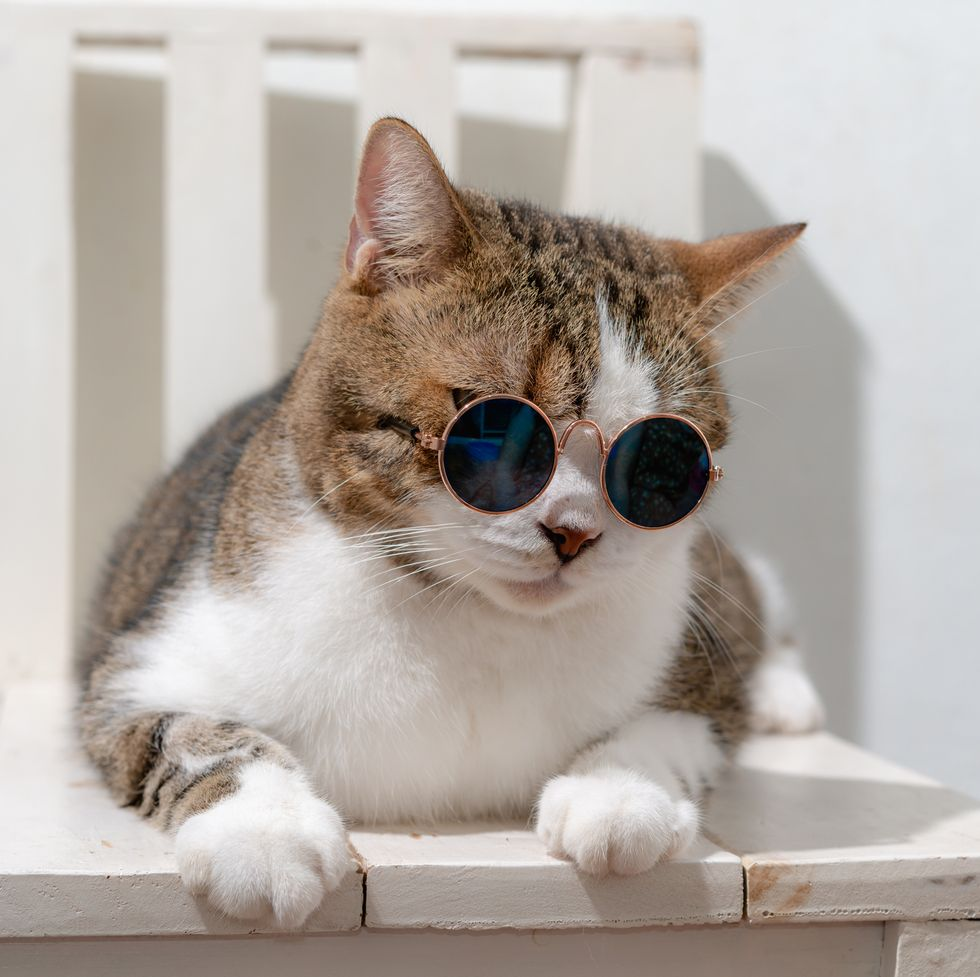
#> input picture prevLabs/cat.jpg, 980 x 977 px, found by its file name
$ jupyter execute E19CSE319_Lab5.ipynb
#> lines starting #> are read from the running program, lines starting #| are printed output that depends on the picture
# Lab 5
## Aryan Rajoria E19CSE319

[cell 1]
import cv2 as cv
import numpy as np
import matplotlib.pyplot as plt

[cell 2]
img_c = cv.imread('./cat.jpg')
#> img_c is the input picture: shape (977, 980, 3); mean B, G, R 163.4, 170.2, 178.8

[cell 3]
img = cv.cvtColor(img_c, cv.COLOR_BGR2GRAY)

[cell 4]
def showimg(img):
    plt.imshow(img, "gray")
showimg(img)

[cell 5]
kernel = np.ones((5,5), np.uint8)

# Morphological Operations
    1. Erosion
    2. Dilation

[cell 6]
img_erosion = cv.erode(img, kernel, iterations=1)
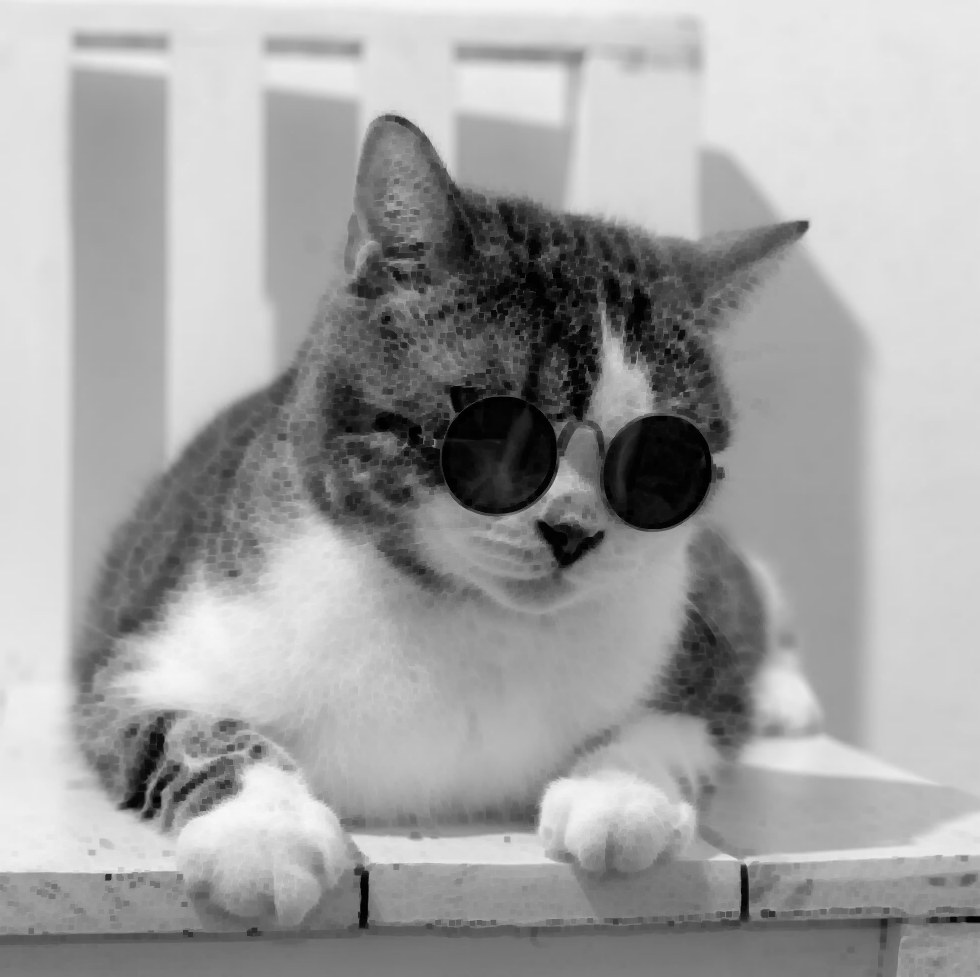
#> img_erosion: shape (977, 980); min 0, max 247, mean 162.8
img_dilation = cv.dilate(img, kernel, iterations=1)

[cell 7]
showimg(img_erosion)

[cell 8]
showimg(img_dilation)

# Morphological Operations on Noisy image
    1. Opening
    2. Closing
    3. Morphological Gradient
    4. Black Hat
    5. Top Hat

[cell 9]
img[200:300, 200:300] = 0
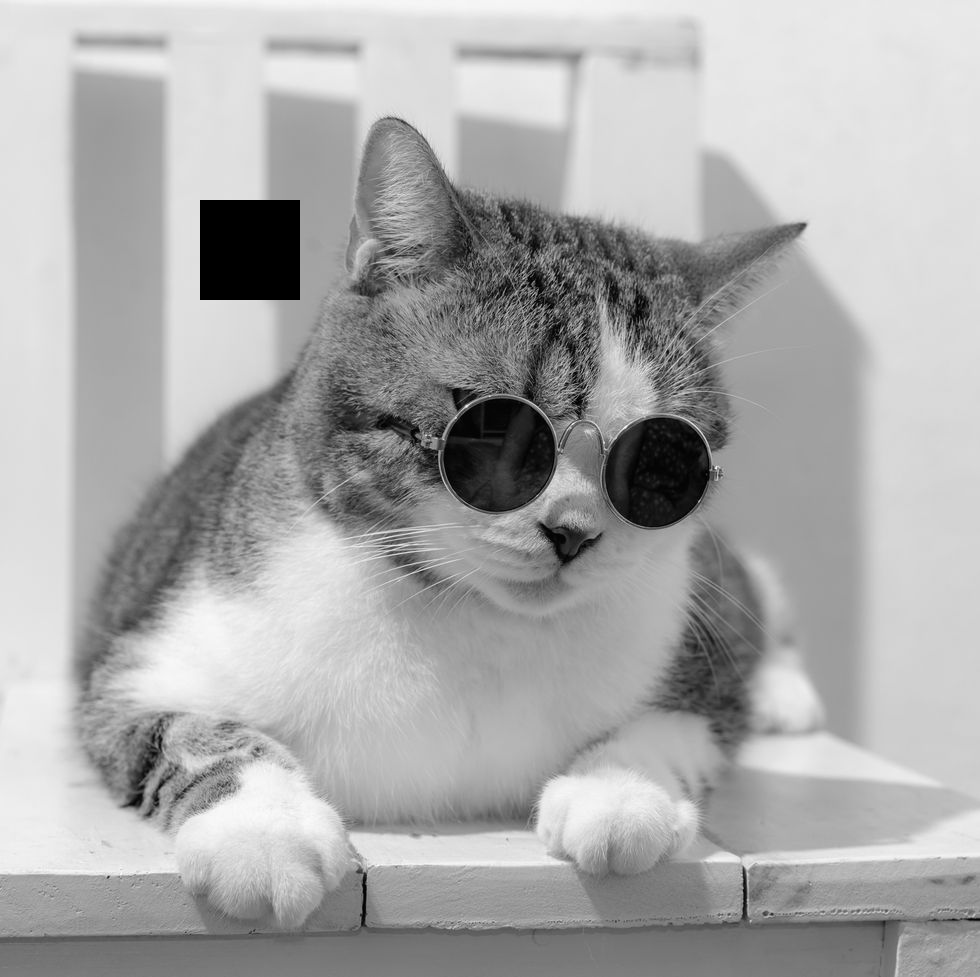
#> img: shape (977, 980); min 0, max 253, mean 169.9

[cell 10]
showimg(img)

[cell 11]
kernel = cv.getStructuringElement(cv.MORPH_RECT, (5,5))
opening = cv.morphologyEx(img, cv.MORPH_OPEN, kernel)
showimg(opening)

[cell 12]
kernel = cv.getStructuringElement(cv.MORPH_RECT, (5,5))
closing = cv.morphologyEx(img, cv.MORPH_OPEN, kernel)
showimg(closing)

[cell 13]
kernel = cv.getStructuringElement(cv.MORPH_RECT, (5,5))
gradient = cv.morphologyEx(img, cv.MORPH_GRADIENT, kernel)
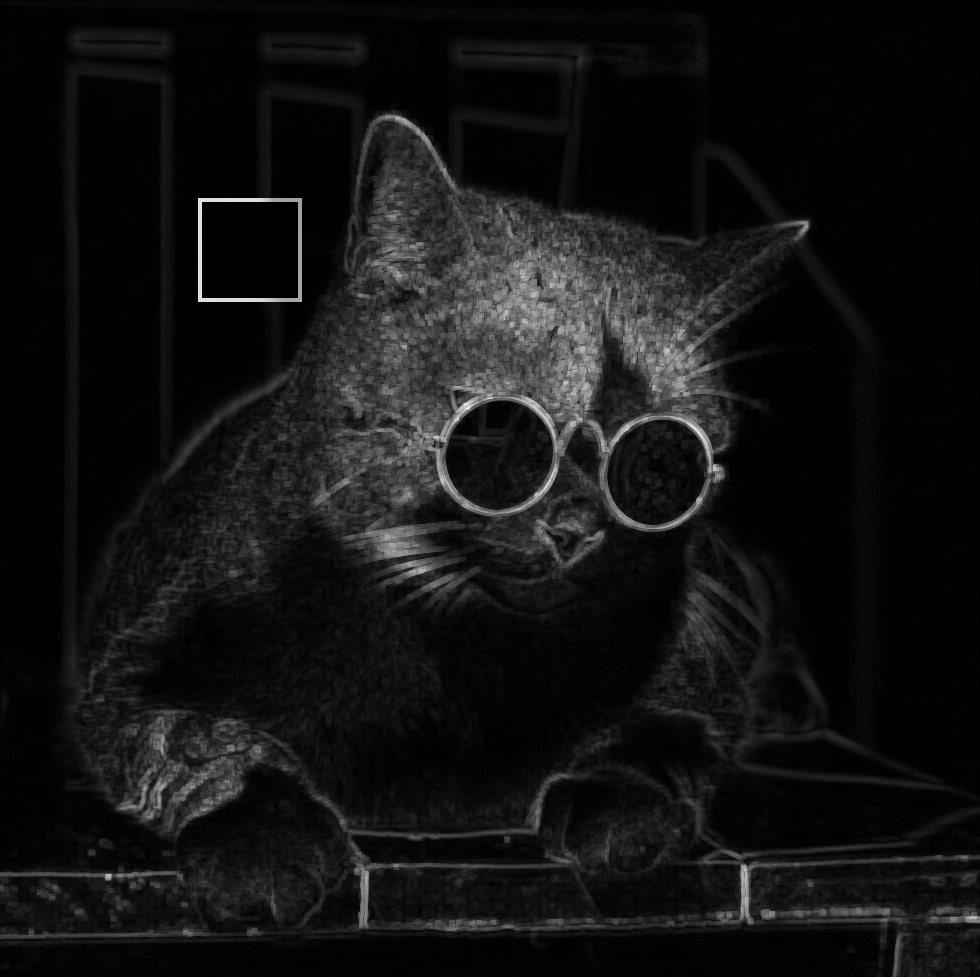
#> gradient: shape (977, 980); min 0, max 244, mean 18.6
showimg(gradient)

[cell 14]
kernel = cv.getStructuringElement(cv.MORPH_RECT, (5,5))
blackhat = cv.morphologyEx(img, cv.MORPH_BLACKHAT, kernel)
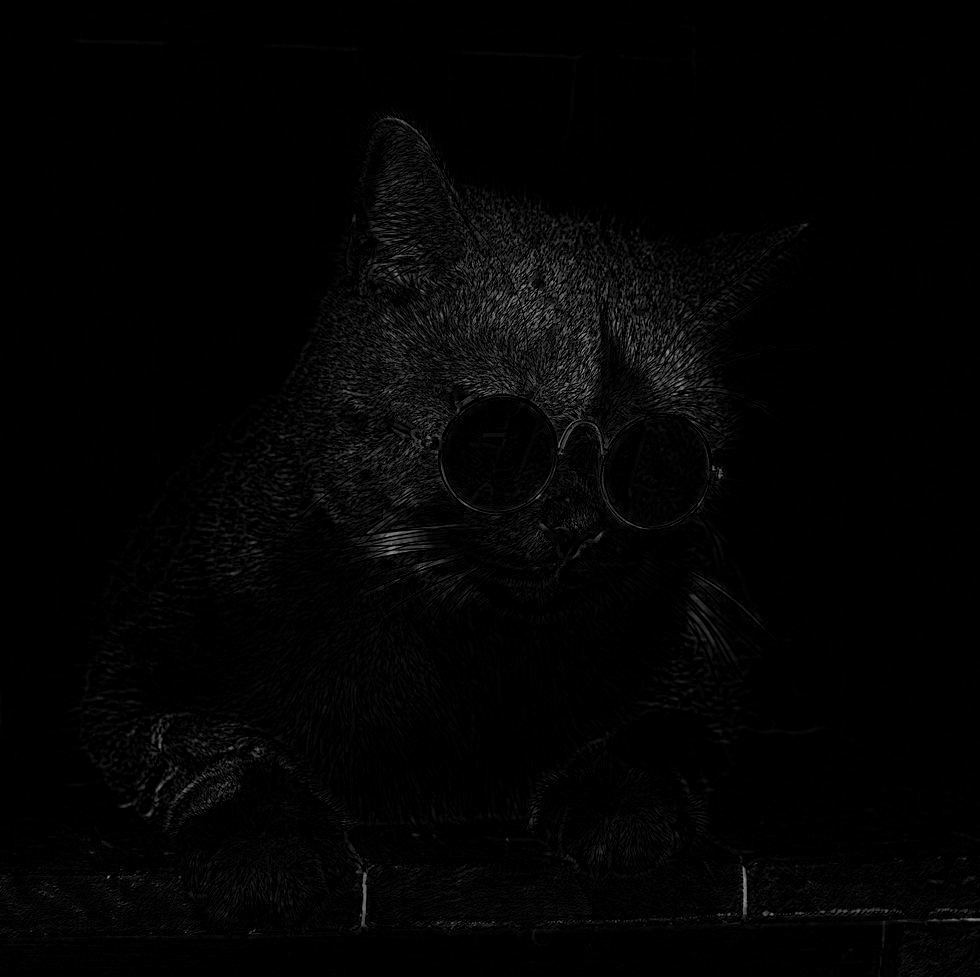
#> blackhat: shape (977, 980); min 0, max 154, mean 3.5
showimg(blackhat)

[cell 15]
kernel = cv.getStructuringElement(cv.MORPH_RECT, (5,5))
tophat = cv.morphologyEx(img, cv.MORPH_TOPHAT, kernel)
showimg(tophat)
